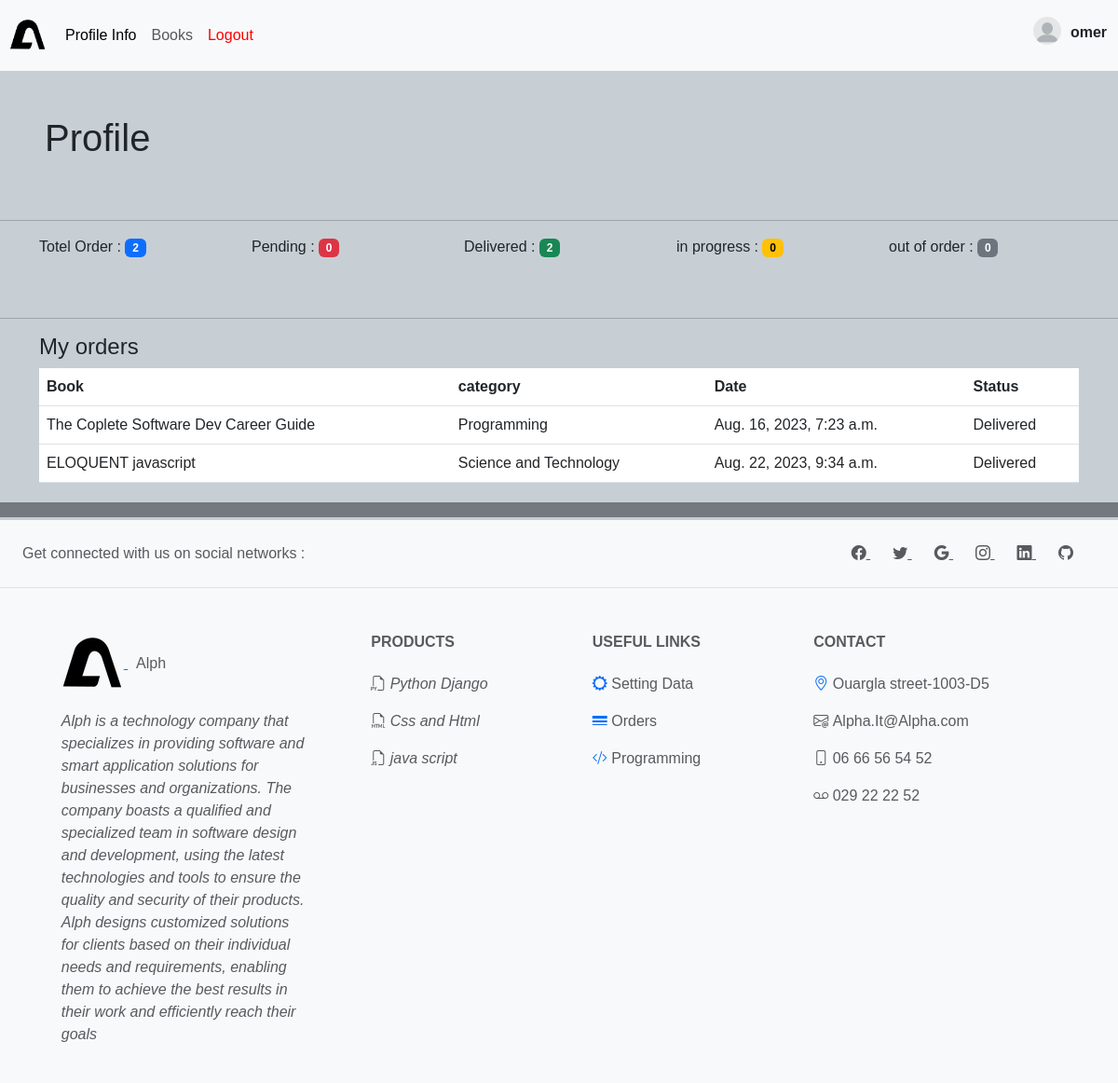
The page /user/ (signed in) on the database its author committed.
### bookstore/models.py (models this page shows)
class Order(models.Model):
    STATUS= (
        ('Pending','Pending'),
        ('Delivered','Delivered'),
        ('in progress','in progress'),
        ('out of order','out of order')
    )
    customer = models.ForeignKey(Customer, null=True, on_delete=models.SET_NULL)
    book = models.ForeignKey(Book, null=True, on_delete=models.SET_NULL)
    tags = models.ManyToManyField(Tag)
    date_created = models.DateTimeField(auto_now_add=True, null=True)
    status =  models.CharField(max_length=200, null=True,choices=STATUS)

class Book(models.Model):
    CATEGORY = (
        ('Physique','Physique'),
        ('Math','Math'),
        ('Science and Technology','Science and Technology'),
        ('Computer science','Computer science'),
        ('Artificial intelligence','Artificial intelligence'),
        ('Space science','Space science'),
        ('Programming','Programming')
    )
    name = models.CharField(max_length=190, null=True)
    author = models.CharField(max_length=190, null=True)
    price= models.FloatField(null=True)
    category = models. CharField(max_length=190, null=True, choices=CATEGORY)
    description = models.CharField(max_length=200, null=True)
    avatar = models.ImageField(blank=True,null=True,default="book-def.jpg") #,upload_to='static/images'
    tags = models.ManyToManyField(Tag)
    date_created = models.DateTimeField(auto_now_add=True, null=True)
    def __str__(self):
         return self.name

### bookstore/decorators.py (the view)
      def wrapper_func(request,*args,**Kwargs):
         group = None
         if  request.user.groups.exists():
            group = request.user.groups.all()[0].name
         if group in allowedGroups:
            return view_func(request,*args,**Kwargs)
         else :
            return redirect('user/')

### bookstore/views.py (called while the page is built)
@login_required(login_url='/login')
@allowedUsers(allowedGroups=['customer'])
def userProfile(request):
    orders = request.user.customer.order_set.all()
    t_orders = orders.count()
    p_orders = orders.filter(status='Pending').count()
    d_orders = orders.filter(status='Delivered').count()
    in_orders = orders.filter(status='in progress').count()
    out_orders = orders.filter(status='out of order').count()
    context = {
               'orders': orders,
               't_orders': t_orders,
               'p_orders': p_orders,
               'd_orders': d_orders,
               'in_orders': in_orders,
               'out_orders': out_orders}
    return render(request,'bookstore/profile.html',context)

### bookstore/templates/bookstore/profile.html
{% extends 'bookstore/main.html' %}
{% block conntnt %}
<h1 class="p-5">Profile</h1>
<hr>
<div class="container pb-5">
   <div class="row">
     <div class="col">
       Totel Order : <span class="badge text-bg-primary">{{t_orders}}</span>
     </div>
     <div class="col">
       Pending : <span class="badge text-bg-danger">{{p_orders}}</span>
     </div>
     <div class="col">
       Delivered : <span class="badge text-bg-success">{{d_orders}}</span>
     </div>
     <div class="col">
       in progress : <span class="badge text-bg-warning">{{in_orders}}</span>
     </div>
     <div class="col">
       out of order : <span class="badge text-bg-secondary">{{out_orders}}</span>
     </div>
   </div>
 </div>
<hr>
<div class="container">
   <h4 class="pl-5">My orders</h4>
   <table class="table">
       <thead>
         <tr>
           <th scope="col">Book </th>
           <th scope="col">category</th>
           <th scope="col">Date</th>
           <th scope="col">Status</th>
         </tr>
       </thead>
       <tbody>
         {%for i in orders %}
         <tr>
           <td>{{i.book}}</td>
           <td>{{i.book.category}}</td>
           <td>{{i.date_created}}</td>
           <td>{{i.status}}</td>
         </tr>
         {% endfor %}
       </tbody>
     </table>
   </div>
{% endblock conntnt %}

### bookstore/templates/bookstore/navbar.html (shortened to what this page needs)
{% load static %}
<nav class="navbar navbar-expand-lg bg-body-tertiary" style="
   background-color: red ;
">
    <div>
      <a href="#" target="_blank" class="" style="margin-left:10px">
        <image src="{% static 'images/icons8-alpha-67.png' %}" width"40" height="40">
       </a>
    </div>
    <div class="container-fluid">
      <div class="collapse navbar-collapse" id="navbarSupportedContent">
        <ul class="navbar-nav me-auto mb-2 mb-lg-0">
          <li class="nav-item">
            <a class="nav-link active" aria-current="page" href="{% url 'profile_info'%}">Profile Info</a>
          </li>
          <li class="nav-item">
            <a class="nav-link" href="{% url 'books'%}">Books</a>
          </li>
          <li class="nav-item">
            <a class="nav-link" href="{% url 'logout'%}" style="color:red">Logout</a>
          </li>
        </ul>
        <div style="display:flex;margin-bottom:20px ;margin-right:10px;margin-top:10px">
          {% if request.user.customer.avatar %}
          <img src="{{ request.user.customer.avatar.url }}" width="30" height="30" class="rounded-circle">
          {% else %}
          <img src="{% static 'images/user.png'%}" width="30" height="30" class="rounded-circle">
          {% endif %}
        </div>
        <div style="display:flex;">
            <p class="nav-link" href="#" style="color:#11334;margin-top:10px;font-weight: bold;" >{{request.user}}</p>
        </div>
      </div>
    </div>
  </nav>

### static/css/main.css (style rules this page uses)
body { background-color: rgb(199, 207, 213); font-family: 'Yanone Kaffeesatz', sans-serif; }
nav { background-color: #494949; height: ; }
table { border-collapse: collapse; width: 100%; }
th, td { text-align: left; padding: 8px; }
th { background-color: #def643; }
tr:nth-child(even) { background-color: #f9f9f9; }

### rows shown on the page
Order: book "The Coplete Software Dev Career Guide", book.category "Programming", date_created "Aug. 16, 2023, 7:23 a.m.", status "Delivered"
Order: book "ELOQUENT javascript", book.category "Science and Technology", date_created "Aug. 22, 2023, 9:34 a.m.", status "Delivered"

### other values the page prints
{{ request.user }} "omer"
{{ t_orders }} "2"
{{ p_orders }} "0"
{{ d_orders }} "2"
{{ in_orders }} "0"
{{ out_orders }} "0"
